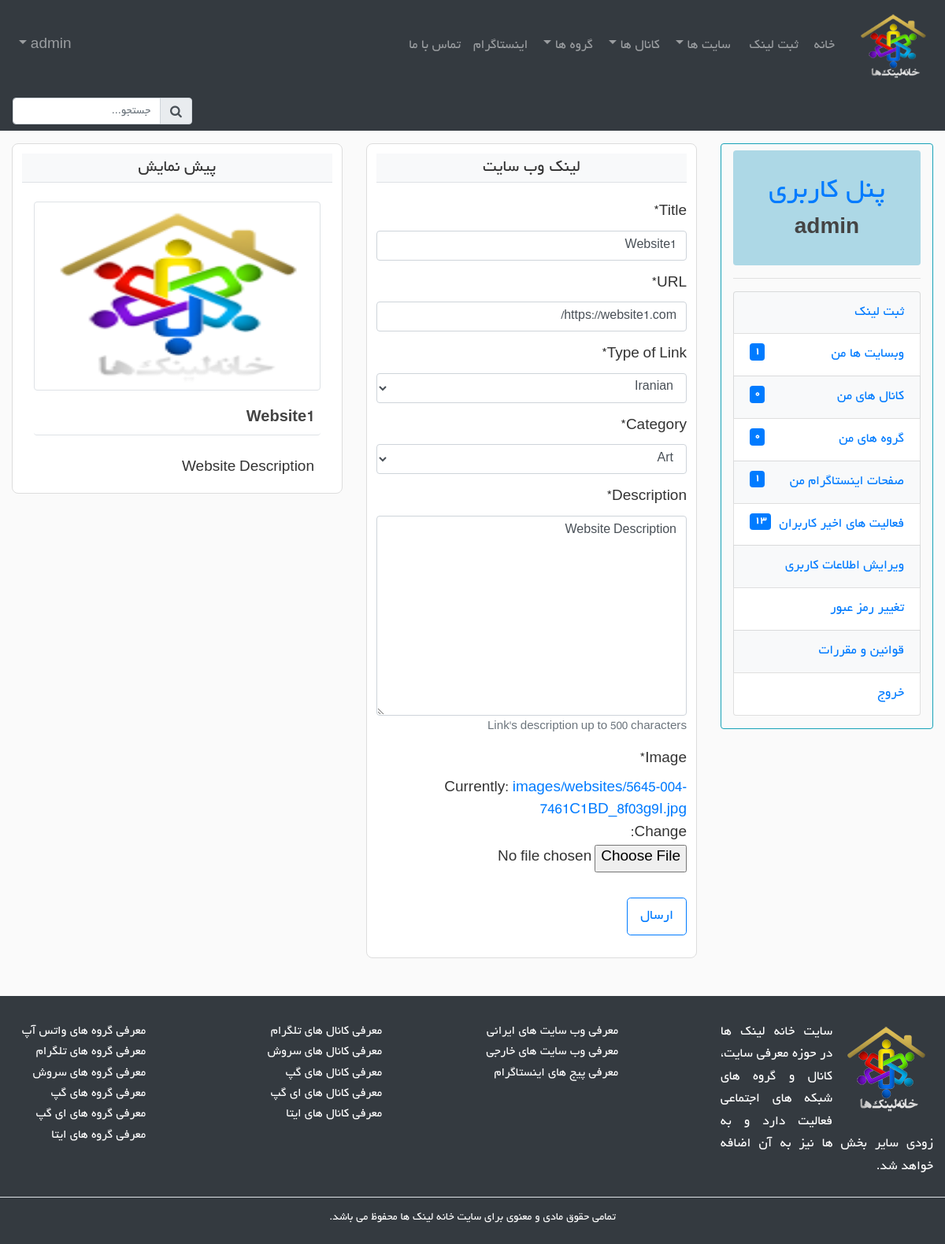
/website/website1-com/update/ (signed in), run on the app's committed database.
### links/models.py (models this page shows, shortened)
class Link(models.Model):
    STATUS_CHOICES = (
        ('draft', _('Draft')),
        ('published', _('Published')),
    )
    author = models.ForeignKey(settings.AUTH_USER_MODEL,
        on_delete=models.CASCADE)
    title = models.CharField(max_length=60, verbose_name=_('Title'))
    slug = models.SlugField(max_length=60, blank=True)
    url = models.URLField(verbose_name=_('URL'))
    category = models.ForeignKey(Category,
        on_delete=models.SET_NULL,
        verbose_name=_('Category'),
        null=True)
    description = models.TextField(max_length=500,
        verbose_name=_('Description'),
        help_text=_("Link's description up to 500 characters"))
    image = models.ImageField(upload_to=image_upload_path,
        verbose_name=_('Image'))
    created = models.DateTimeField(default=timezone.localtime)
    updated = models.DateTimeField(auto_now=True)
    status = models.CharField(max_length=10, choices=STATUS_CHOICES,
        default='draft')
    parent = models.ForeignKey("self", null=True, blank=True,
		on_delete=models.CASCADE)
    tags = TaggableManager()
    actions = GenericRelation(Action)
    @property
    def child(self):
        model = self.__class__
        return model.objects.filter(parent=self).first()
    objects = models.Manager()
    published = PublishedManager()
    class Meta:
        abstract = True

class Website(Link):
    url_reverse = 'links:website-detail'
    TYPE_CHOICESS = (
        ('iranian', _('Iranian')),
        ('foreign', _('Foreign')),
    )
    type = models.CharField(max_length=7, choices=TYPE_CHOICESS,
        verbose_name=_('Type of Link'))
    class Meta:
        ordering = ('-created',)

class Category(models.Model):
    title = models.CharField(max_length=60, unique=True)
    def __str__(self):
        return self.title
    class Meta:
        verbose_name_plural = _('Categories')

### links/views.py (the view)
# urls.py: path('website/<slug:slug>/update/', views.WebsiteUpdateView.as_view(),
class WebsiteUpdateView(LoginRequiredMixin, OwnerMixin, UpdateMixIn):
    model = Website
    success_message = update_message
    fields = (
        'title',
        'url',
        'type',
        'category',
        'description',
        'image'
    )

### homelinks/context_processors.py (called while the page is built)
def object_counter(request):
    context = {}
    user = request.user
    if user.is_superuser or user.is_staff:
        recent_actions_count = Action.objects.filter(is_read=False).count()
        context['recent_actions_count'] = recent_actions_count
    if user.is_authenticated:
        websites_count = Website.objects.filter(author=user, parent=None).count()
        channels_count = Channel.objects.filter(author=user, parent=None).count()
        groups_count = Group.objects.filter(author=user, parent=None).count()
        instagrams_count = Instagram.objects.filter(author=user, parent=None).count()
        context['websites_count'] = websites_count
        context['channels_count'] = channels_count
        context['groups_count'] = groups_count
        context['instagrams_count'] = instagrams_count
    return context

### links/mixins.py (called while the page is built)
    def test_func(self):
        self.object = self.get_object()
        return (self.request.user == self.object.author)

    def get_object(self):
        return utils.get_parent_or_child_object(self)

### links/templatetags/homelinks_tags.py (called while the page is built)
@register.filter(name='to_persian')
def to_persian(english_input):
    english_nums = ('0', '1', '2', '3', '4', '5', '6', '7', '8', '9')
    persian_nums = ('۰', '۱', '۲', '۳', '۴', '۵', '۶', '۷', '۸', '۹')
    date = ''
    for c in str(english_input):
        if c in english_nums:
            date += persian_nums[int(c)]
        else:
            date += c # eg. /:
    return date

### links/utils.py (called while the page is built)
def get_parent_or_child_object(object):
    slug = object.kwargs.get('slug')
    obj = object.model.objects.filter(slug=slug).first()
    child = obj.child
    if child:
        return child
    return obj

### links/templates/links/website_form.html (shortened to what this page needs)
{% extends "base_dashboard.html" %}
{% load crispy_forms_tags %}
{% load jalali_tags %}
{% load static %}
{% load recaptcha3 %}
{% block content %}
<section class="col-xl-9 col-md-8">
    <div class="row mt-3">
        <div class="col-lg-6 col-12">
            <div class="content-section">
                <form action="?" method="post" enctype="multipart/form-data">
                    <fieldset class="form-group">
                        <legend class="border-bottom mb-4 text-center bg-light">لینک وب سایت</legend>
                        {{ form|crispy }}
                    </fieldset>
                    <div class="form-group">
                        <button class="btn btn-lg btn-outline-primary" type="submit">ارسال</button>
                    </div>
                </form>
            </div>
        </div>
        <div class="col-lg-6 col-12">
            <div class="content-section">
                <legend class="border-bottom mb-4 text-center bg-light">پیش نمایش</legend>
                <div class="col-12 mt-3">
                    <div class="row">
                        <div class="col-12">
                            <img class="img-fluid rounded link-img border" src="{% static "img/logo.png" %}">
                        </div>
                        <div class="col-12 pt-3">
                            <h1 id="preview_title" class="lead border-bottom mb-4 p-xl-2 rounded font-weight-bold"></h1>
                            <div id="preview_description" class="text-justify py-1 px-2"></div>
                        </div>
                    </div>
                </div>
            </div>
        </div>
    </div>
</section>
{% endblock %}

### templates/base_dashboard.html
{% extends "base_basic.html" %}
{% load static %}
{% block rightside %}
    {% include "right_side_dashboard.html" %}
{% endblock %}

### templates/base_basic.html (shortened to what this page needs)
{% load static %}
<!doctype html>
<html lang="fa">
<head>
    <link href="{% static 'css/bootstrap.min.css' %}" rel="stylesheet">
    <link href="{% static 'css/font-awesome.min.css' %}" rel="stylesheet">
    <link href="{% static 'css/style.css' %}" rel="stylesheet">
</head>
<body>
    {% include "navbar.html" %}
    <div class="container-fluid">
        <div class="row">
            {% block rightside %}{% endblock %}
            {% block content %}{% endblock %}
        </div>
    </div>
    {% include "footer.html" %}
</body>
</html>

### templates/navbar.html (shortened to what this page needs)
{% load static %}
{% load homelinks_tags %}
<nav class="navbar navbar-dark bg-dark navbar-expand-md">
    <a href="{% url 'links:index' %}"><img class="navbar-brand top-logo" src="{% static "img/logo.png" %}" alt="Homelinks logo"></a>
    <div class="collapse navbar-collapse" id="mainNavbar">
        <ul class="navbar-nav mr-auto">
            <li class="nav-item mr-1 {% if active_home %}active{% endif %}">
                <a class="nav-link" href="{% url 'links:index' %}">خانه</a>
            </li>
            <li class="nav-item mr-2 {% if active_addlink %}active{% endif %}">
                <a class="nav-link" href="{% url 'dashboard:add_link' %}">ثبت لینک</a>
            </li>
            <li class="nav-item dropdown mr-1 {% if active_websites %}active{% endif %}">
                <a class="nav-link dropdown-toggle">سایت ها</a>
            </li>
            <li class="nav-item dropdown mr-1 {% if active_channels %}active{% endif %}">
                <a class="nav-link dropdown-toggle">کانال ها</a>
            </li>
            <li class="nav-item dropdown mr-1 {% if active_groups %}active{% endif %}">
                <a class="nav-link dropdown-toggle">گروه ها</a>
            </li>
            <li class="nav-item {% if active_instagrams %}active{% endif %}">
                <a class="nav-link" href="{% url 'links:instagrams' %}">اینستاگرام</a>
            </li>
            <li class="nav-item {% if active_contactus %}active{% endif %}">
                <a class="nav-link" href="{% url 'contact:contact_us' %}">تماس با ما</a>
            </li>
        </ul>
        <ul class="navbar-nav">
            {% if user.is_authenticated %}
                <li class="nav-item dropdown {% if active_dashboard %}active{% endif %}">
                    <a class="nav-link dropdown-toggle">{% if user.first_name and user.last_name %}{{ user.first_name }} {{ user.last_name }}{% else %}{{ user.username}}{% endif %}</a>
                </li>
            {% else %}
                <li class="nav-item"><a class="nav-link white" href="{% url 'dashboard:login' %}">ورود</a></li>
                <li class="nav-item"><a class="nav-link white" href="{% url 'dashboard:register' %}">ثبت نام</a></li>
            {% endif %}
        </ul>
    </div>
</nav>
<nav class="navbar navbar-dark bg-dark">
    <div class="col-12 m-0 p-0">
        <form class="form-inline float-right" action="{% url 'links:search' %}">
            <div class="input-group form-1 pl-0">
              <div class="input-group-prepend">
                  <button type="submit" class="input-group-text cyan lighten-2 cursor-pointer"><i class="fa fa-search" aria-hidden="true"></i></button>
              </div>
              <input maxlength="50" name="q" class="form-control my-0 py-1" type="text" placeholder="جستجو..." aria-label="Search">
            </div>
        </form>
    </div>
</nav>

### templates/right_side_dashboard.html
{% load static %}
{% load homelinks_tags %}
<aside class="col-xl-3 col-md-4">
  <div class="row ml-auto mr-auto mt-3">
      <div class="col-12 border border-info rounded">
          <div class="mt-2 mb-2 rounded p-1 lightblue">
              <h1 class="mt-4 text-center display-5"><a href="{% url 'dashboard:index' %}">پنل کاربری</a></h1>
              <h3 class="mb-4 text-center">{% if user.first_name and user.last_name %}{{ user.first_name }} {{ user.last_name }}{% else %}{{ user.username }}{% endif %}</h3>
          </div>
          <hr>
          <div class="row mt-3">
              <div class="col-12">
                  <ul class="list-unstyled mb-3 rem1-2">
                      <li class="list-group-item light-even">
                          <a href="{% url 'dashboard:add_link' %}">ثبت لینک</a>
                      </li>
                      {% if user.profile.vip %}
                      <li class="list-group-item light-even">
                          <a href="{% url 'dashboard:users_websites' %}">وبسایت ها من <span class="badge badge-primary pull-left">{{ websites_count|to_persian }}</span></a>
                      </li>
                      {% endif %}
                      <li class="list-group-item light-even">
                          <a href="{% url 'dashboard:users_channels' %}">کانال های من <span class="badge badge-primary pull-left">{{ channels_count|to_persian }}</span></a>
                      </li>
                      <li class="list-group-item light-even">
                          <a href="{% url 'dashboard:users_groups' %}">گروه های من <span class="badge badge-primary pull-left">{{ groups_count|to_persian }}</span></a>
                      </li>
                      <li class="list-group-item light-even">
                          <a href="{% url 'dashboard:users_instagrams' %}">صفحات اینستاگرام من <span class="badge badge-primary pull-left">{{ instagrams_count|to_persian }}</span></a>
                      </li>
                      {% if user.is_superuser or user.is_staff %}
                      <li class="list-group-item light-even">
                          <a href="{% url 'dashboard:recent_actions' %}">فعالیت های اخیر کاربران <span class="badge badge-primary pull-left">{{ recent_actions_count|to_persian }}</span></a>
                      </li>
                      {% endif %}
                      <li class="list-group-item light-even">
                          <a href="{% url 'dashboard:user_update' %}">ویرایش اطلاعات کاربری</a>
                      </li>
                      <li class="list-group-item light-even">
                          <a href="{% url 'dashboard:password_change' %}">تغییر رمز عبور</a>
                      </li>
                      <li class="list-group-item light-even">
                          <a href="{% url 'dashboard:rules' %}">قوانین و مقررات</a>
                      </li>
                      <li class="list-group-item light-even">
                          <a href="{% url 'dashboard:logout' %}">خروج</a>
                      </li>
                  </ul>
              </div>
          </div>
      </div>
  </div>
</aside>

### templates/footer.html
{% load static %}
<footer class="footer mt-5 bg-dark white">
    <div class="container-fluid pt-4">
        <div class="row">
            <div class="col-xl-3 col-lg-3 col-md-6 col-12 py-2">
                <a href="/"><img class="float-left mr-2" src="{% static "img/logo.png" %}" alt="HomeLinks logo"></a>
                <p class="text-justify">سایت خانه لینک ها در حوزه معرفی سایت، کانال و گروه های شبکه های اجتماعی فعالیت دارد و به زودی سایر بخش ها نیز به آن اضافه خواهد شد.</p>
            </div>
            <div class="offset-xl-1 col-xl-2 col-lg-3 col-md-6 col-12 py-2">
                <ul class="list-unstyled">
                    <li><a class="footer-link" href="{% url 'links:iranian-websites' %}">معرفی وب سایت های ایرانی</a></li>
                    <li><a class="footer-link" href="{% url 'links:foreign-websites' %}">معرفی وب سایت های خارجی</a></li>
                    <li><a class="footer-link" href="{% url 'links:instagrams' %}">معرفی پیج های اینستاگرام</a></li>
                </ul>
            </div>
            <div class="offset-xl-1 col-xl-2 col-lg-3 col-md-6 col-12 py-2">
                <ul class="list-unstyled">
                    <li><a class="footer-link" href="{% url 'links:telegram-channels' %}">معرفی کانال های تلگرام</a></li>
                    <li><a class="footer-link" href="{% url 'links:soroush-channels' %}">معرفی کانال های سروش</a></li>
                    <li><a class="footer-link" href="{% url 'links:gap-channels' %}">معرفی کانال های گپ</a></li>
                    <li><a class="footer-link" href="{% url 'links:igap-channels' %}">معرفی کانال های ای گپ</a></li>
                    <li><a class="footer-link" href="{% url 'links:eitaa-channels' %}">معرفی کانال های ایتا</a></li>
                </ul>
            </div>
            <div class="offset-xl-1 col-xl-2 col-lg-3 col-md-6 col-12 py-2">
                <ul class="list-unstyled">
                    <li><a class="footer-link" href="{% url 'links:whatsapp-groups' %}">معرفی گروه های واتس آپ</a></li>
                    <li><a class="footer-link" href="{% url 'links:telegram-groups' %}">معرفی گروه های تلگرام</a></li>
                    <li><a class="footer-link" href="{% url 'links:soroush-groups' %}">معرفی گروه های سروش</a></li>
                    <li><a class="footer-link" href="{% url 'links:gap-groups' %}">معرفی گروه های گپ</a></li>
                    <li><a class="footer-link" href="{% url 'links:igap-groups' %}">معرفی گروه های ای گپ</a></li>
                    <li><a class="footer-link" href="{% url 'links:eitaa-groups' %}">معرفی گروه های ایتا</a></li>
                </ul>
            </div>
            <div class="col-12 border-top">
                <h6 class="text-center p-3 white">
                تمامی حقوق مادی و معنوی برای سایت <a href="/">خانه لینک ها</a> محفوظ می باشد.
                </h6>
            </div>
        </div>
    </div>
</footer>

### assets/css/style.css (style rules this page uses)
html { -ms-text-size-adjust:100%; -webkit-text-size-adjust:100% }
body { font-family:weblogmayekan,Arial; background: #fafafa; color: #333333; direction: rtl; font-size: 19px; }
h1, h2 { font-weight: normal; }
h3 { font-weight: bold; }
p { text-align: justify; }
a { text-decoration: none !important; }
.white { color: white; }
h1, h2, h3, h4, h5, h6 { color: #444444; }
ul { margin: 0; }
.content-section { background: #fff; padding: 12px; border: 1px solid #dddddd; border-radius: 8px; }
.lightblue { background-color: lightblue; }
li.light-even:nth-of-type(2n + 1) { background: #f8f9fa !important; }
.footer a { color: #fff; }
.footer ul { font-size: 1.1rem; }
.link-img { height: 240px; width: 100%; }
.cursor-pointer { cursor: pointer; }
.top-logo { width: 100px; height: 100px; }
.rem1-2 { font-size: 1.2rem; }

### data on the page
Website: title "Website1", url "https://website1.com/", type "Iranian", category "Art", description "Website Description"

### other printed values
{{ user.username }} "admin"
{{ websites_count|to_persian }} "۱"
{{ channels_count|to_persian }} "۰"
{{ groups_count|to_persian }} "۰"
{{ instagrams_count|to_persian }} "۱"
{{ recent_actions_count|to_persian }} "۱۳"
